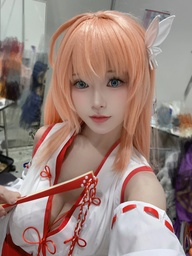
#> input picture 1000.jpg, 192 x 256 px, shrunk from 1000 x 1333 before the run; its folder holds 3 pictures in this run
$ python color_clustering.py
#> lines starting #> are read from the running program, lines starting #| are printed output that depends on the picture
from PIL import Image
import numpy as np
from sklearn.cluster import KMeans
import matplotlib.pyplot as plt

def pixel_clustering(image_path,n_clusters):
    # Load image and convert to RGB
#> called with image_path = '1000.jpg', n_clusters = 200
    image = Image.open(image_path)
#> image is the input picture: PIL image 192x256 RGB; mean R, G, B 155.6, 131.1, 123.9
    image = image.convert("RGB")

    # Convert image to numpy array
    pixels = np.array(image)

    # Convert 2D pixel data (width x height) to 1D data (each pixel as an RGB value)
    pixels_reshaped = pixels.reshape(-1, 3)

    # Use KMeans clustering to quantize colors into 8 colors
    kmeans = KMeans(n_clusters=n_clusters, random_state=42)
    kmeans.fit(pixels_reshaped)

    # Get the cluster label for each pixel
    labels = kmeans.predict(pixels_reshaped)

    # Get the cluster center (the 8 representative colors)
    centroids = kmeans.cluster_centers_

    # Quantize the pixels into 8 colors
    quantized_pixels = centroids[labels].reshape(pixels.shape)

    # Limit the quantized pixel values to 0-255
    quantized_pixels = np.clip(quantized_pixels, 0, 255).astype(np.uint8)

    # Convert the quantized pixel data to an image
    quantized_image = Image.fromarray(quantized_pixels)

    # Save the new image
    quantized_image.save(f"quantized_image_{n_clusters}colors.jpg")

    # Display the image
    quantized_image.show()

    # Optional: Display the center colors of K-means clustering
    plt.imshow([centroids.astype(int)])
    plt.axis('off')
    plt.title(f"{n_clusters} Cluster Colors")
    plt.show()
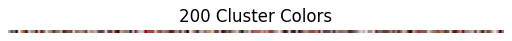
#> figure drawn by matplotlib, 1 panel


if __name__ == "__main__":

    pixel_clustering("1000.jpg",200)
